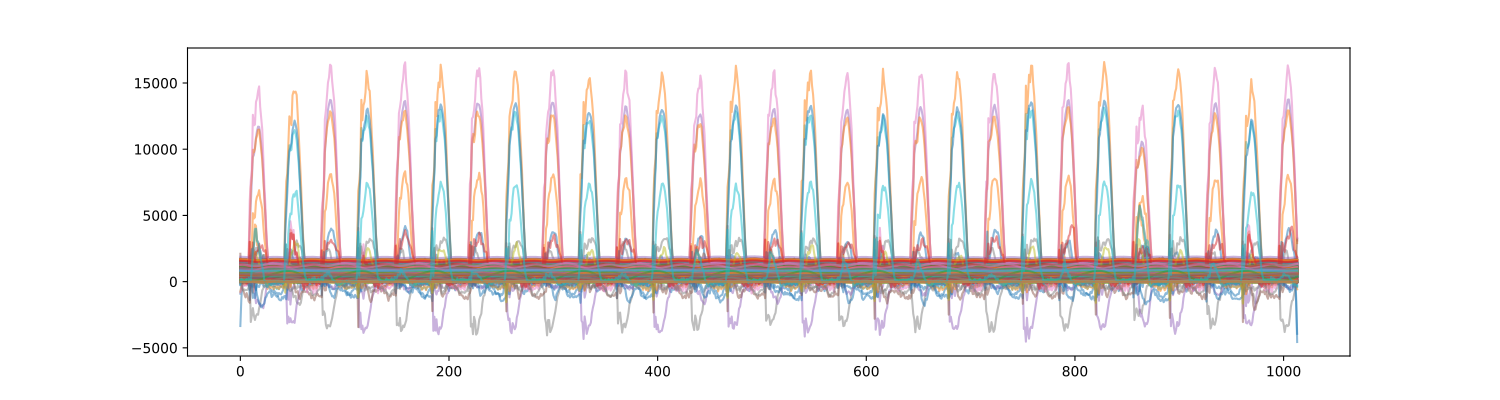

Recreate this plot in Python.
# ########################## SEG1D Analysis #######################

# At this point the data is properly processed and features weighted.
# From here on, the normal segmentation process (as seen in the other examples) is applied.

s = seg1d.Segmenter()
s.minW, s.maxW, s.step = 70, 150, 1

for r in ref_data: 
    s.add_reference(r)

# As this sample dataset has multiple targets, we will just use the first one.
# However, you could iterate over all the target trials by wrapping the remaining code
# under this example loop:
# for idx, target in enumerate(tar_data):

# Run the analysis on the first target data.

target = tar_data[0]

# We can visualize this target data before segmentation

plt_t = np.asarray( [ x for x in target.values() ] )
plt.figure(figsize=(15,4))  # doctest: +SKIP
plt.plot(plt_t.T,alpha=0.5)  # doctest: +SKIP
plt.show()  # doctest: +SKIP
